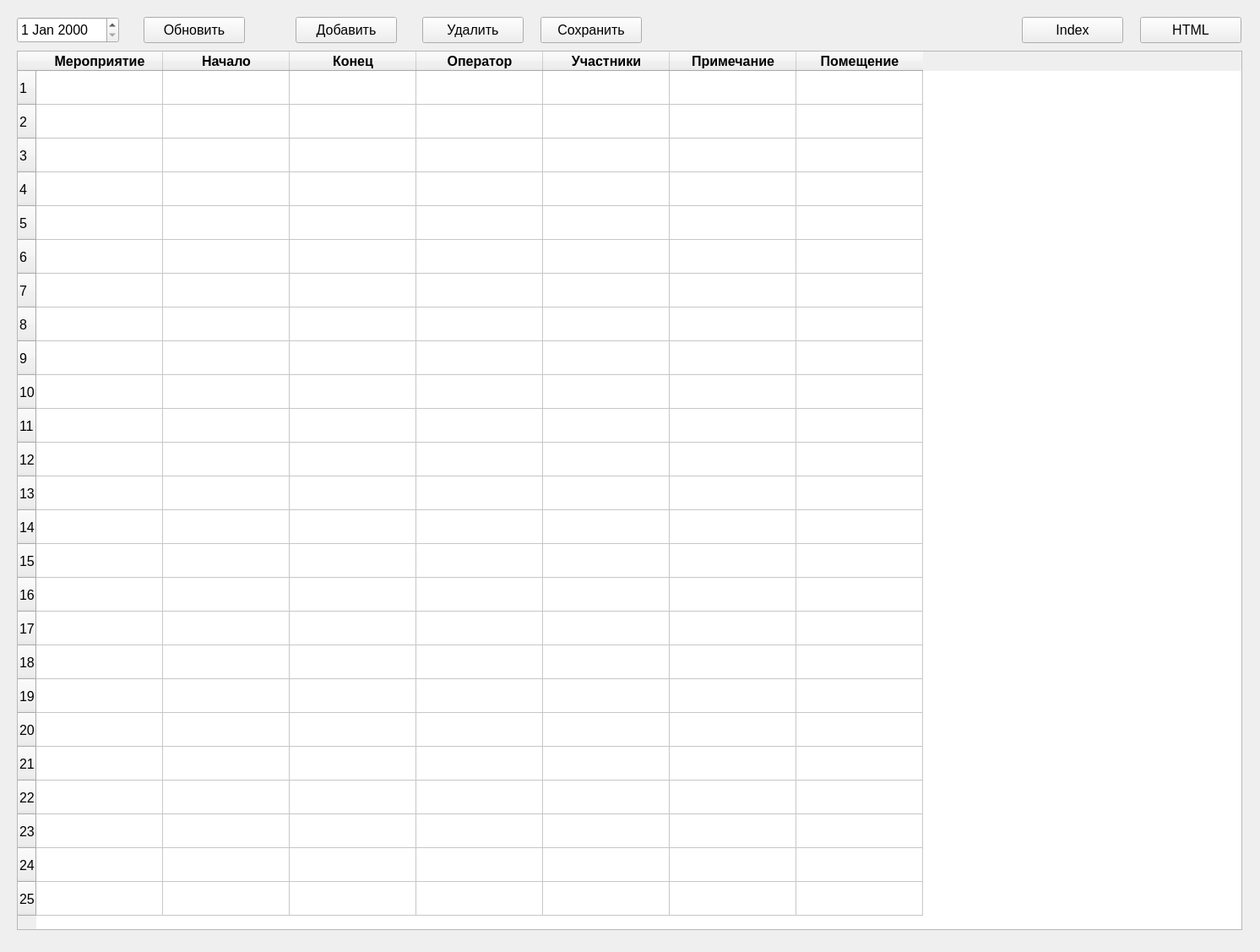
<?xml version="1.0" encoding="UTF-8"?>
<ui version="4.0">
 <class>vks</class>
 <widget class="QMainWindow" name="vks">
  <property name="geometry">
   <rect>
    <x>0</x>
    <y>0</y>
    <width>1492</width>
    <height>1127</height>
   </rect>
  </property>
  <property name="windowTitle">
   <string>График ВКС</string>
  </property>
  <widget class="QWidget" name="centralwidget">
   <widget class="QTableWidget" name="vkstable">
    <property name="geometry">
     <rect>
      <x>20</x>
      <y>60</y>
      <width>1451</width>
      <height>1041</height>
     </rect>
    </property>
    <property name="font">
     <font>
      <pointsize>12</pointsize>
     </font>
    </property>
    <property name="gridStyle">
     <enum>Qt::SolidLine</enum>
    </property>
    <property name="sortingEnabled">
     <bool>false</bool>
    </property>
    <property name="rowCount">
     <number>25</number>
    </property>
    <property name="columnCount">
     <number>7</number>
    </property>
    <attribute name="horizontalHeaderCascadingSectionResizes">
     <bool>false</bool>
    </attribute>
    <attribute name="horizontalHeaderMinimumSectionSize">
     <number>30</number>
    </attribute>
    <attribute name="horizontalHeaderDefaultSectionSize">
     <number>150</number>
    </attribute>
    <attribute name="horizontalHeaderShowSortIndicator" stdset="0">
     <bool>false</bool>
    </attribute>
    <attribute name="verticalHeaderVisible">
     <bool>true</bool>
    </attribute>
    <attribute name="verticalHeaderCascadingSectionResizes">
     <bool>false</bool>
    </attribute>
    <attribute name="verticalHeaderDefaultSectionSize">
     <number>40</number>
    </attribute>
    <attribute name="verticalHeaderHighlightSections">
     <bool>false</bool>
    </attribute>
    <attribute name="verticalHeaderShowSortIndicator" stdset="0">
     <bool>false</bool>
    </attribute>
    <row/>
    <row/>
    <row/>
    <row/>
    <row/>
    <row/>
    <row/>
    <row/>
    <row/>
    <row/>
    <row/>
    <row/>
    <row/>
    <row/>
    <row/>
    <row/>
    <row/>
    <row/>
    <row/>
    <row/>
    <row/>
    <row/>
    <row/>
    <row/>
    <row/>
    <column>
     <property name="text">
      <string>Мероприятие</string>
     </property>
     <property name="font">
      <font>
       <pointsize>12</pointsize>
       <weight>75</weight>
       <bold>true</bold>
      </font>
     </property>
     <property name="textAlignment">
      <set>AlignCenter</set>
     </property>
    </column>
    <column>
     <property name="text">
      <string>Начало</string>
     </property>
     <property name="font">
      <font>
       <pointsize>12</pointsize>
       <weight>75</weight>
       <bold>true</bold>
      </font>
     </property>
     <property name="textAlignment">
      <set>AlignCenter</set>
     </property>
    </column>
    <column>
     <property name="text">
      <string>Конец</string>
     </property>
     <property name="font">
      <font>
       <pointsize>12</pointsize>
       <weight>75</weight>
       <bold>true</bold>
      </font>
     </property>
     <property name="textAlignment">
      <set>AlignCenter</set>
     </property>
    </column>
    <column>
     <property name="text">
      <string>Оператор</string>
     </property>
     <property name="font">
      <font>
       <pointsize>12</pointsize>
       <weight>75</weight>
       <bold>true</bold>
      </font>
     </property>
     <property name="textAlignment">
      <set>AlignCenter</set>
     </property>
    </column>
    <column>
     <property name="text">
      <string>Участники</string>
     </property>
     <property name="font">
      <font>
       <pointsize>12</pointsize>
       <weight>75</weight>
       <bold>true</bold>
      </font>
     </property>
     <property name="textAlignment">
      <set>AlignCenter</set>
     </property>
    </column>
    <column>
     <property name="text">
      <string>Примечание</string>
     </property>
     <property name="font">
      <font>
       <pointsize>12</pointsize>
       <weight>75</weight>
       <bold>true</bold>
      </font>
     </property>
     <property name="textAlignment">
      <set>AlignCenter</set>
     </property>
    </column>
    <column>
     <property name="text">
      <string>Помещение</string>
     </property>
     <property name="font">
      <font>
       <pointsize>12</pointsize>
       <weight>75</weight>
       <bold>true</bold>
      </font>
     </property>
     <property name="textAlignment">
      <set>AlignCenter</set>
     </property>
    </column>
   </widget>
   <widget class="QDateEdit" name="vksdate">
    <property name="geometry">
     <rect>
      <x>20</x>
      <y>20</y>
      <width>121</width>
      <height>31</height>
     </rect>
    </property>
    <property name="font">
     <font>
      <pointsize>12</pointsize>
     </font>
    </property>
   </widget>
   <widget class="QPushButton" name="btnAdd">
    <property name="geometry">
     <rect>
      <x>350</x>
      <y>20</y>
      <width>120</width>
      <height>31</height>
     </rect>
    </property>
    <property name="font">
     <font>
      <pointsize>12</pointsize>
     </font>
    </property>
    <property name="text">
     <string>Добавить</string>
    </property>
   </widget>
   <widget class="QPushButton" name="btnLoad">
    <property name="geometry">
     <rect>
      <x>170</x>
      <y>20</y>
      <width>120</width>
      <height>31</height>
     </rect>
    </property>
    <property name="font">
     <font>
      <pointsize>12</pointsize>
     </font>
    </property>
    <property name="text">
     <string>Обновить</string>
    </property>
   </widget>
   <widget class="QPushButton" name="btnDel">
    <property name="geometry">
     <rect>
      <x>500</x>
      <y>20</y>
      <width>120</width>
      <height>31</height>
     </rect>
    </property>
    <property name="font">
     <font>
      <pointsize>12</pointsize>
     </font>
    </property>
    <property name="text">
     <string>Удалить</string>
    </property>
   </widget>
   <widget class="QPushButton" name="btnHTML">
    <property name="geometry">
     <rect>
      <x>1350</x>
      <y>20</y>
      <width>120</width>
      <height>31</height>
     </rect>
    </property>
    <property name="font">
     <font>
      <pointsize>12</pointsize>
     </font>
    </property>
    <property name="text">
     <string>HTML</string>
    </property>
   </widget>
   <widget class="QPushButton" name="btnIndex">
    <property name="geometry">
     <rect>
      <x>1210</x>
      <y>20</y>
      <width>120</width>
      <height>31</height>
     </rect>
    </property>
    <property name="font">
     <font>
      <pointsize>12</pointsize>
     </font>
    </property>
    <property name="text">
     <string>Index</string>
    </property>
   </widget>
   <widget class="QPushButton" name="btnSave">
    <property name="geometry">
     <rect>
      <x>640</x>
      <y>20</y>
      <width>120</width>
      <height>31</height>
     </rect>
    </property>
    <property name="font">
     <font>
      <pointsize>12</pointsize>
     </font>
    </property>
    <property name="text">
     <string>Сохранить</string>
    </property>
   </widget>
  </widget>
 </widget>
 <resources/>
 <connections/>
</ui>
